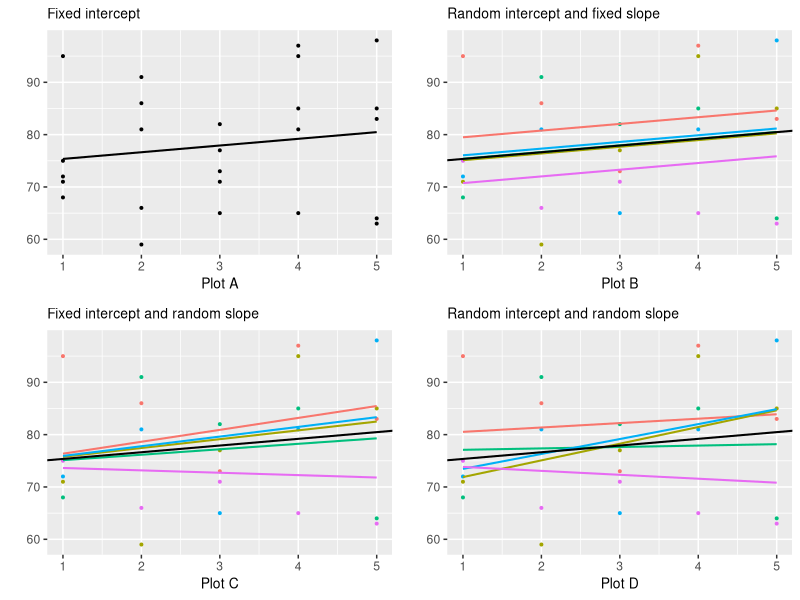

Source code (R):
library(lme4)
library(ggplot2)
library(gridExtra)
library(grid)

# dados fictícios
cultivares <- rep(1:5, each = 5)
locais <- rep(1:5, times = 5)
medias <- c(95, 86, 73, 97, 83, 71, 59, 77, 95, 85, 68, 91, 82, 85, 64, 72, 81, 65, 81, 98, 75, 66, 71, 65, 63)
dados <- data.frame(cultivares, locais, medias)

# ajustar o modelo de regressão linear (Intercepto fixo)
M1 <- lm(medias ~ locais, data=dados)

plot1=ggplot(dados, aes(locais, medias)) +
  geom_point(size=0.7) +
  geom_line(aes(y=predict(M1)), size=0.7) +
  labs(x="Plot A", y="", title="Fixed intercept") +
  theme(plot.title=element_text(size=10)) +
  theme(axis.title = element_text(size=10))
#------------------------------------------------------------#
# Modelo Misto - Intercepto aleatório e inclinação fixa
M2 <- lmer(medias ~ locais + (1|cultivares), data=dados) 

intercepto = fixef(M2)["(Intercept)"]
inclinacao = fixef(M2)["locais"]

plot2=ggplot(dados, aes(locais, medias, color=cultivares)) +
  geom_point(aes(color=factor(cultivares)), size=0.7, show.legend=F) +
  geom_line(aes(y=predict(M2), group=cultivares, color=factor(cultivares)), size=0.7, show.legend=F) +
  geom_abline(intercept=intercepto, slope=inclinacao, color="black", linetype="solid", size=0.7) +
  labs(x="Plot B", y="", title="Random intercept and fixed slope") +
  theme(plot.title=element_text(size=10)) +
  theme(axis.title = element_text(size=10))
#------------------------------------------------------------#
# Modelo Misto - Intercepto aleatório e inclinação aleatória
M3 <- lmer(medias ~ locais + (1 + locais|cultivares), data=dados) 

intercepto = fixef(M3)["(Intercept)"]
inclinacao = fixef(M3)["locais"]

plot4=ggplot(dados, aes(locais, medias, color=cultivares)) +
  geom_point(aes(color=factor(cultivares)), size=0.7, show.legend=F) +
  geom_line(aes(y=predict(M3), group=cultivares, color=factor(cultivares)), size=0.7, show.legend=F) +
  geom_abline(intercept=intercepto, slope=inclinacao, color="black", linetype="solid", size=0.7) +
  labs(x="Plot D", y="", title="Random intercept and random slope") +
  theme(plot.title=element_text(size=10)) +
  theme(axis.title = element_text(size=10))

#------------------------------------------------------------#
# Modelo Misto - Intercepto fixo e inclinação aleatória
M4 <- lmer(medias ~ locais + (0 + locais|cultivares), data=dados)

intercepto = fixef(M4)["(Intercept)"]
inclinacao = fixef(M4)["locais"]

plot3=ggplot(dados, aes(locais, medias, color=cultivares)) +
  geom_point(aes(color=factor(cultivares)), size=0.7, show.legend=F) +
  geom_line(aes(y=predict(M4), group=cultivares, color=factor(cultivares)), size=0.7, show.legend=F) +
  geom_abline(intercept=intercepto, slope=inclinacao, color="black", linetype="solid", size=0.7) +
  labs(x="Plot C", y="", title="Fixed intercept and random slope") +
  theme(plot.title=element_text(size=10)) +
  theme(axis.title = element_text(size=10))

grid.arrange(plot1, plot2, plot3, plot4, ncol=2)
